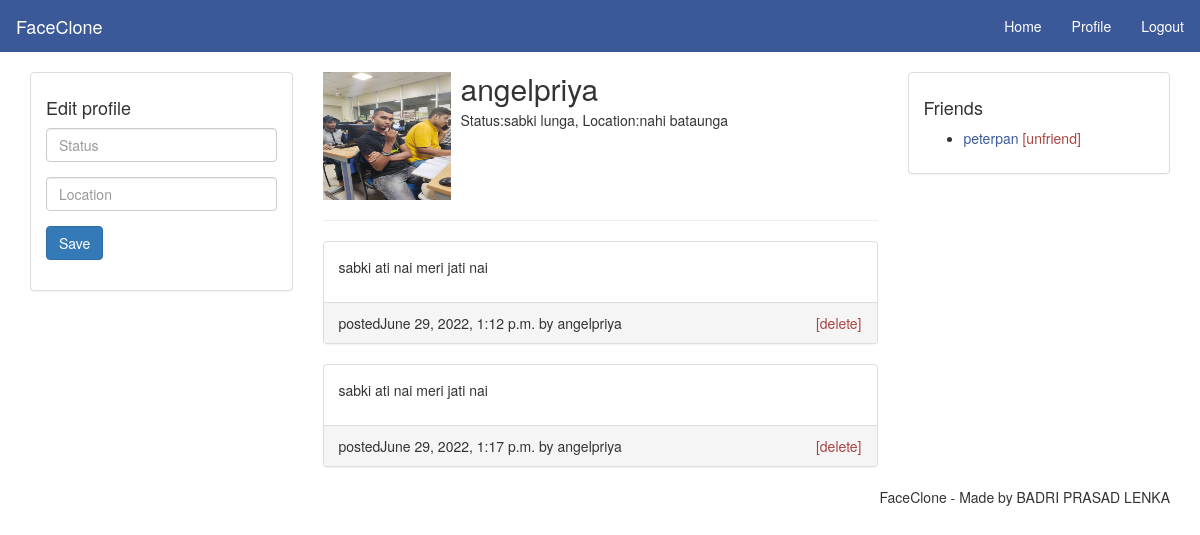
The page /profile (signed in) on the database its author committed.
### social/models.py (models this page shows, shortened)
class UserProfile(models.Model):
    user = models.OneToOneField(User,on_delete=models.CASCADE)
    location = models.CharField(max_length=20,blank=True)
    bio = models.TextField(max_length=300,blank=True)
    img = models.ImageField(upload_to='pics',default='avtar.jpg.png')

class UserPost(models.Model):
    user = models.ForeignKey(User,on_delete=models.CASCADE)
    post = models.TextField(max_length=300,blank=False)
    date = models.DateTimeField(auto_now_add=True)

### social/views.py (the view)
# urls.py: path('profile',views.profile,name='profile'),
@login_required(login_url='index')
def profile(request):
    user = request.user
    context = {'user':user}
    posts =UserPost.objects.filter(user=user)
    context.update({"posts":posts})
    return render(request,'profile.html',context)

### templates/profile.html (shortened to what this page needs)
{% load static %}
<!DOCTYPE html>
<html>
<head>
  <link rel="stylesheet" type="text/css" href="{% static 'css/bootstrap.min.css' %}">
  <link rel="stylesheet" type="text/css" href="{% static 'css/style.css' %}">
</head>
<body>
  <nav class="navbar navbar-default">
    <div class="container-fluid">
      <div class="navbar-header">
        <a class="navbar-brand" href="{% url 'index' %}">FaceClone</a>
      </div>
      <ul class="nav navbar-nav navbar-right">
        <li><a href="{% url 'home' %}">Home</a></li>
        <li><a href="{% url 'profile' %}">Profile</a></li>
        <li><a href="{% url 'logout' %}">Logout</a></li>
      </ul>
    </div>
  </nav>
  <main class="container">
    <div class="row">
      <div class="col-md-3">
        <div class="panel panel-default">
          <div class="panel-body">
            <h4>Edit profile</h4>
            <form method="post" action="{% url 'update'%}">
              <div class="form-group">
                <input class="form-control" type="text" name="status" placeholder="Status" value="">
              </div>
              <div class="form-group">
                <input class="form-control" type="text" name="location" placeholder="Location" value="">
              </div>
              <div class="form-group">
                <input class="btn btn-primary" type="submit" name="update_profile" value="Save">
              </div>
            </form>
          </div>
        </div>
      </div>
      <div class="col-md-6">
        <div class="media">
          <div class="media-left">
            <img src="{{user.userprofile.img.url}}" class="media-object" style="width: 128px; height: 128px;">
          </div>
          <div class="media-body">
            <h2 class="media-heading">{{user.username}}</h2>
            <p>Status:{{user.userprofile.bio}}, Location:{{user.userprofile.location}}</p>
          </div>
        </div>
        <hr>
        <div>
          {% for post in posts %}
          <div class="panel panel-default">
            <div class="panel-body">
              <p>{{post.post}}</p>
            </div>
            <div class="panel-footer">
              <span>posted{{post.date}} by {{post.user.username}}</span>
              <span class="pull-right"><a class="text-danger" href="#">[delete]</a></span>
            </div>
          </div>
          {% endfor %}
        </div>
      </div>
      <div class="col-md-3">
        <div class="panel panel-default">
          <div class="panel-body">
            <h4>Friends</h4>
            <ul>
              <li>
                <a href="#">peterpan</a>
                <a class="text-danger" href="#">[unfriend]</a>
              </li>
            </ul>
          </div>
        </div>
      </div>
    </div>
  </main>
  <footer class="container text-center">
    <ul class="nav nav-pills pull-right">
      <li>FaceClone - Made by BADRI PRASAD LENKA</li>
    </ul>
  </footer>
</body>
</html>

### static/css/style.css (style rules this page uses)
a { color: #3b5998; }
.navbar { -webkit-border-radius: 0; -moz-border-radius: 0; border-radius: 0; }
.navbar-default { background-color: #3b5998; border-color: #3b5998; }
.navbar-default .navbar-brand { color: #fff; }
.navbar-default .navbar-nav>li>a { color: #fff; }

### rows shown on the page
UserPost: post "sabki ati nai meri jati nai", date "June 29, 2022, 1:12 p.m.", user.username "angelpriya"
UserPost: post "sabki ati nai meri jati nai", date "June 29, 2022, 1:17 p.m.", user.username "angelpriya"

### other values the page prints
{{ user.username }} "angelpriya"
{{ user.userprofile.bio }} "sabki lunga"
{{ user.userprofile.location }} "nahi bataunga"
